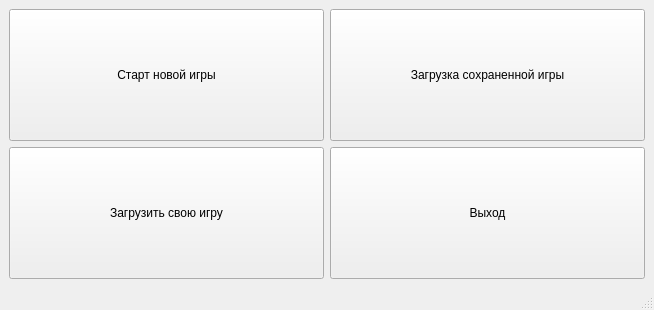
<?xml version="1.0" encoding="UTF-8"?>
<ui version="4.0">
 <class>MainMenu</class>
 <widget class="QMainWindow" name="MainMenu">
  <property name="geometry">
   <rect>
    <x>0</x>
    <y>0</y>
    <width>654</width>
    <height>310</height>
   </rect>
  </property>
  <property name="sizePolicy">
   <sizepolicy hsizetype="Preferred" vsizetype="Expanding">
    <horstretch>0</horstretch>
    <verstretch>0</verstretch>
   </sizepolicy>
  </property>
  <property name="windowTitle">
   <string>Главное меню</string>
  </property>
  <widget class="QWidget" name="centralwidget">
   <layout class="QGridLayout" name="gridLayout_2">
    <item row="14" column="3">
     <widget class="QPushButton" name="Exit">
      <property name="sizePolicy">
       <sizepolicy hsizetype="Preferred" vsizetype="Expanding">
        <horstretch>0</horstretch>
        <verstretch>0</verstretch>
       </sizepolicy>
      </property>
      <property name="text">
       <string>Выход</string>
      </property>
     </widget>
    </item>
    <item row="0" column="2">
     <widget class="QPushButton" name="StartNewGame">
      <property name="sizePolicy">
       <sizepolicy hsizetype="Preferred" vsizetype="Expanding">
        <horstretch>0</horstretch>
        <verstretch>0</verstretch>
       </sizepolicy>
      </property>
      <property name="text">
       <string>Старт новой игры</string>
      </property>
     </widget>
    </item>
    <item row="14" column="2">
     <widget class="QPushButton" name="LoadOwnGame">
      <property name="sizePolicy">
       <sizepolicy hsizetype="Preferred" vsizetype="Expanding">
        <horstretch>0</horstretch>
        <verstretch>0</verstretch>
       </sizepolicy>
      </property>
      <property name="text">
       <string>Загрузить свою игру</string>
      </property>
     </widget>
    </item>
    <item row="0" column="3">
     <widget class="QPushButton" name="LoadingSavedGame">
      <property name="sizePolicy">
       <sizepolicy hsizetype="Preferred" vsizetype="Expanding">
        <horstretch>0</horstretch>
        <verstretch>0</verstretch>
       </sizepolicy>
      </property>
      <property name="text">
       <string>Загрузка сохраненной игры</string>
      </property>
     </widget>
    </item>
   </layout>
  </widget>
  <widget class="QMenuBar" name="menubar">
   <property name="geometry">
    <rect>
     <x>0</x>
     <y>0</y>
     <width>654</width>
     <height>20</height>
    </rect>
   </property>
  </widget>
  <widget class="QStatusBar" name="statusbar"/>
 </widget>
 <resources/>
 <connections>
  <connection>
   <sender>Exit</sender>
   <signal>clicked()</signal>
   <receiver>MainMenu</receiver>
   <slot>close()</slot>
   <hints>
    <hint type="sourcelabel">
     <x>487</x>
     <y>217</y>
    </hint>
    <hint type="destinationlabel">
     <x>326</x>
     <y>154</y>
    </hint>
   </hints>
  </connection>
 </connections>
</ui>
